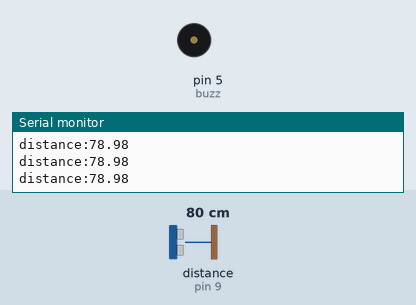
Recording of a sketch running on a simulated Arduino Uno, built with avr-gcc and run on an emulated ATmega328P. On the bench: buzzer (waves = sounding, pin HIGH), the last lines printed to the serial monitor. Wiring (inferred from the names in the program): ultrasonic range finder: trigger pin 10; echo pin 9. The inputs (shaded band) are chosen by the test bench; at power-on: distance to the obstacle (sensor on pin 9) 80 cm. The echo pulse lasts 58.3 µs per cm; pins used as bus, display or sensor lines are not drawn.

Above: at 1.2 s.
1.3 s: distance to the obstacle (sensor on pin 9) set to 17 cm
2.8 s: distance to the obstacle (sensor on pin 9) set to 14 cm
At 3.3 s:
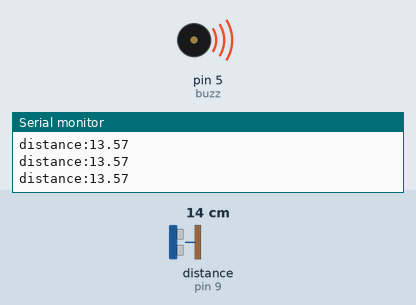
4.3 s: distance to the obstacle (sensor on pin 9) set to 18 cm
At 5.4 s:
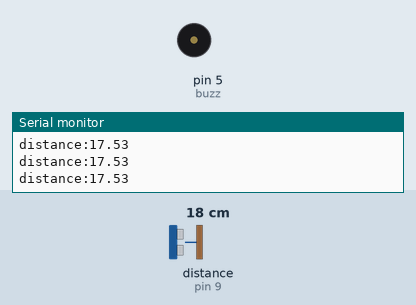
5.8 s: distance to the obstacle (sensor on pin 9) set to 2 cm
At 6.4 s:
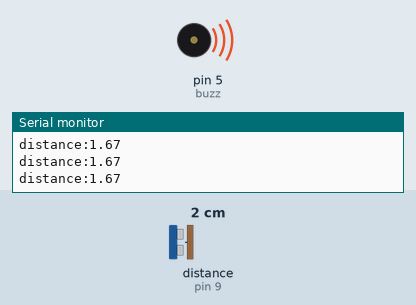
Timing chart, 0 to 8.3 s (numbered marks = the images above; inputs shaded):
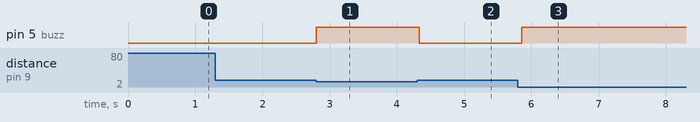

Measured:
- the behaviour switches between 16 and 15 cm on distance to the obstacle (sensor on pin 9) (found by bisection; images 0 and 1)
- after the input at 2.8 s, pin 5 (buzz): LOW → HIGH at once
- after the input at 4.3 s, pin 5 (buzz): HIGH → LOW at once
- after the input at 5.8 s, pin 5 (buzz): LOW → HIGH after 0.06 s

The sketch:

proximity.ino
```cpp
int trig= 10;
int echo= 9;
long dur;
float dis;
int buzz= 5;
void setup() {

  pinMode(buzz,OUTPUT);
  pinMode(trig,OUTPUT);
  pinMode(echo,INPUT);
  Serial.begin(9600);


}

void loop() {

  digitalWrite(trig,LOW);
  delayMicroseconds(2);
  digitalWrite(trig,HIGH);
  delayMicroseconds(10);
  digitalWrite(trig,LOW);
  dur= pulseIn(echo,HIGH);
  dis= dur * 0.034 / 2;
  Serial.print("distance:");
  if(dis<15){
    digitalWrite(buzz,HIGH);

  }
  else  {
    digitalWrite(buzz,LOW);


  }

  Serial.println(dis);
  delay(100);


}  
```
